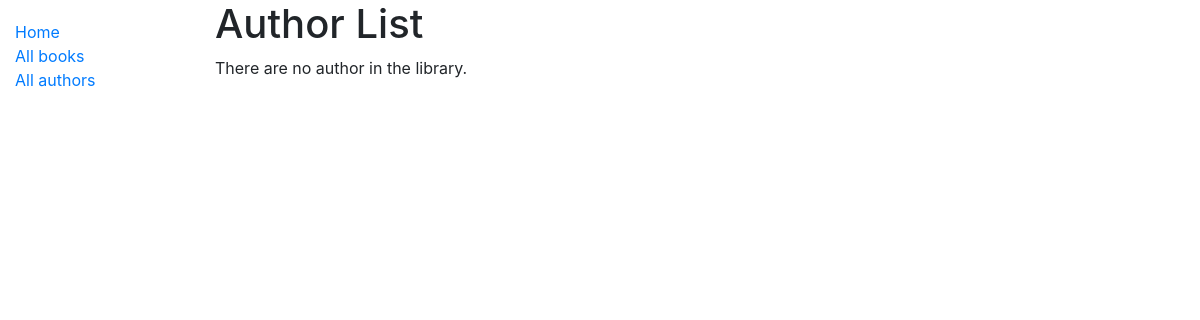
The app's page /catalog/authors/, older data.
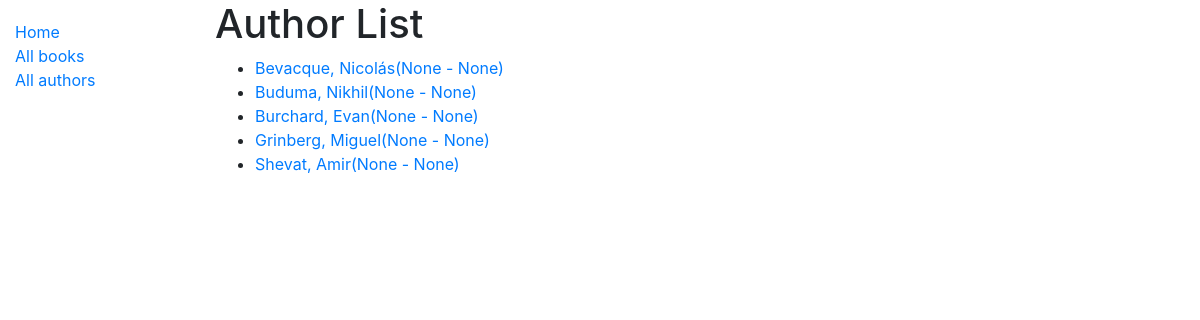
The same page, newer data.
### catalog/models.py (models this page shows, shortened)
class Author(models.Model):
    first_name = models.CharField(max_length = 100);
    last_name = models.CharField(max_length = 100);
    date_of_birth = models.DateField(null = True, blank = True);
    date_of_death = models.DateField('Died', null = True, blank = True);
    class Meta:
        ordering = ['last_name', 'first_name'];
    def get_absolute_url(self):
        return reverse('author-detail', args = [str(self.id)]);

### catalog/views.py (the view)
# urls.py: path('authors/', views.AuthorListView.as_view(), name = 'authors'),
class AuthorListView(generic.ListView):
    model = Author;
    def get_context_data(self, **kwargs):
        context = super(AuthorListView, self).get_context_data(**kwargs);
        context['some_data'] = 'This is just some date';
        return context;

### catalog/templates/catalog/author_list.html
{% extends "base_generic.html" %}
{% block content %}
  <h1>Author List</h1>
  {% if author_list %}
  <ul>
    {% for author in author_list %}
      <li>
        <a href="{{ author.get_absolute_url }}">{{ author.last_name }}, {{ author.first_name }}({{ author.date_of_birth}} - {{ author.date_of_death }})</a>
      </li>
    {% endfor %}
  </ul>
  {% else %}
    <p>There are no author in the library.</p>
  {% endif %}
{% endblock %}

### catalog/templates/base_generic.html (shortened to what this page needs)
<!DOCTYPE html>
<html lang="en">
<head>
  <link rel="stylesheet" href="https://stackpath.bootstrapcdn.com/bootstrap/4.1.3/css/bootstrap.min.css">
  {% load static %}
  <link rel="stylesheet" href="{% static 'css/styles.css' %}">
</head>
<body>
  <div class="container-fluid">
    <div class="row">
      <div class="col-sm-2">
      {% block sidebar %}
      <ul class="sidebar-nav">
        <li><a href="{% url 'index' %}">Home</a></li>
        <li><a href="{% url 'books' %}">All books</a></li>
        <li><a href="{% url 'authors' %}">All authors</a></li>
      </ul>
     {% endblock %}
      </div>
      <div class="col-sm-10 ">
      {% block content %}{% endblock %}
      </div>
    </div>
  </div>
</body>
</html>

### catalog/static/css/styles.css (style rules this page uses)
.sidebar-nav { margin-top: 20px; padding: 0; list-style: none; }

Row changes from the older to the newer data that the page shows:
added Author: last_name "Bevacque", first_name "Nicolás", date_of_birth "None", date_of_death "None"
added Author: last_name "Buduma", first_name "Nikhil", date_of_birth "None", date_of_death "None"
added Author: last_name "Burchard", first_name "Evan", date_of_birth "None", date_of_death "None"
added Author: last_name "Grinberg", first_name "Miguel", date_of_birth "None", date_of_death "None"
added Author: last_name "Shevat", first_name "Amir", date_of_birth "None", date_of_death "None"
Text that changed along with them:
text no longer shown: "There are no author in the library."
